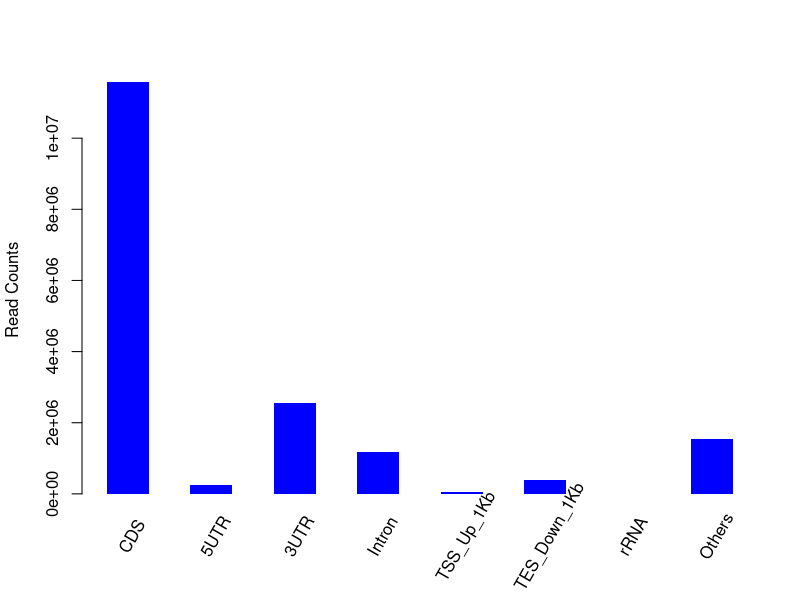

Write R code to recreate this figure.
png("/rds/user/is460/hpc-work/muscle-rnaseq/ezbamqc/output/figs/srpk3_hom_ttnb_wt_1.read_distr.png",width=500,height=500,units="px")
M=c(11578597,241704,2561195,1172002,56814,400233,2212,1545887)
Mname=c("CDS","5UTR","3UTR","Intron","TSS_Up_1Kb","TES_Down_1Kb","rRNA","Others")
val = barplot(M,xlab="",space=1,ylab="Read Counts",col="blue",border="NA")
text(x=seq(val[1],val[8],by=2),y=rep(0,8),srt=60,adj=0,offset=2,pos=1,xpd=T,labels=Mname)
dev.state = dev.off()
